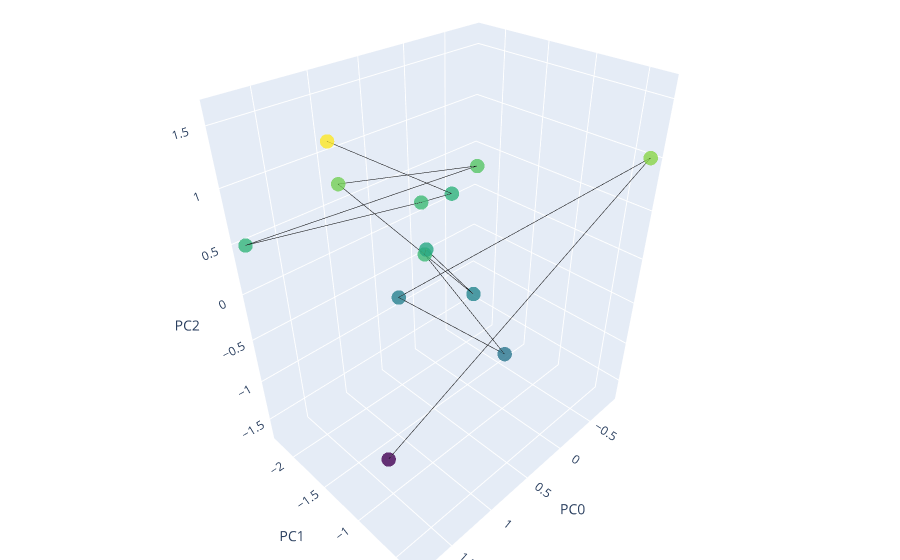

Write notebook code for a chart like this one.
### Code cell
Playlist()

### Figure 1 — Plotly figure (JSON) as saved in the notebook; plotly's stock layout.template omitted (floating-point values rounded to 4 significant figures)
{"data": [{"line": {"color": "#000000", "width": 1}, "marker": {"color": [-1.669, 1.005, -0.2469, -0.3759, 0.5528, 0.2695, -0.1851, 0.8929, 0.7205, 0.4814, 0.5574, 0.4268, 1.59], "colorscale": [[0, "#440154"], [0.1111, "#482878"], [0.2222, "#3e4989"], [0.3333, "#31688e"], [0.4444, "#26828e"], [0.5556, "#1f9e89"], [0.6667, "#35b779"], [0.7778, "#6ece58"], [0.8889, "#b5de2b"], [1, "#fde725"]], "opacity": 0.8, "size": 5}, "mode": "lines+markers", "text": ["KAYTRANADA, Shay Lia - CHANCES", "Bonobo - Linked", "Khalid, Disclosure - Talk", "Ruel - Painkiller", "Moon Boots, Nic Hanson - Keep The Faith", "Rex Orange County, Benny Sings - Loving Is Easy", "Queen Naija - Butterflies", "Franc Moody - Dance Moves", "Elder Island - Black Fur", "LEISURE - On My Mind", "Tirzah - Holding On", "Ali Gatie - Moonlight", "Loud Luxury, Brando - Body (feat. Brando)"], "type": "scatter3d", "x": [1.326, -0.8666, 0.7866, 0.575, 0.9645, 0.6092, 0.3361, 1.102, -0.1897, 1.819, 0.428, -0.04861, 1.568], "y": [-1.262, -0.3105, -1.636, -0.5502, -1.08, -1.448, -1.14, -1.933, -1.615, -2.273, -1.696, -1.796, -1.329], "z": [-1.669, 1.005, -0.2469, -0.3759, 0.5528, 0.2695, -0.1851, 0.8929, 0.7205, 0.4814, 0.5574, 0.4268, 1.59]}], "layout": {"margin": {"b": 0, "l": 0, "r": 0, "t": 0}, "scene": {"xaxis": {"title": {"text": "PC0"}}, "yaxis": {"title": {"text": "PC1"}}, "zaxis": {"title": {"text": "PC2"}}}}}
